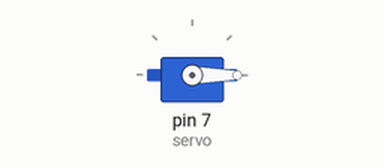
Simulated run of this sketch. Board: Arduino Uno, built with avr-gcc and run on an emulated ATmega328P. Parts: servo.

Above: at 0.05 s.
At 1.5 s:
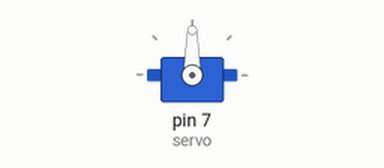
At 3.0 s:
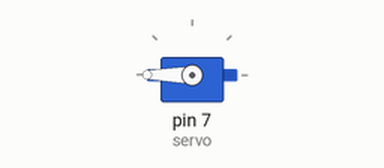
Timing chart, 0 to 6.9 s (numbered marks = the images above):
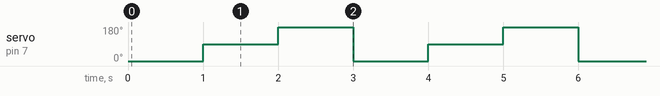

Measured:
- by itself, servo on pin 7 (servo): repeats every 3.0 s: 180° 1.0 s, 0° 1.0 s, 90° 1.0 s

The sketch:

SERVO90_TEST.ino
```cpp
#include <Servo.h>

Servo servo;

void setup() {
  servo.attach(7); // Servo signal connected to pin D7
}

void loop() {
  servo.write(0);   // Move to 0 degrees
  delay(1000);
  servo.write(90);  // Move to 90 degrees (center)
  delay(1000);
  servo.write(180); // Move to 180 degrees (right)
  delay(1000);
}
```
